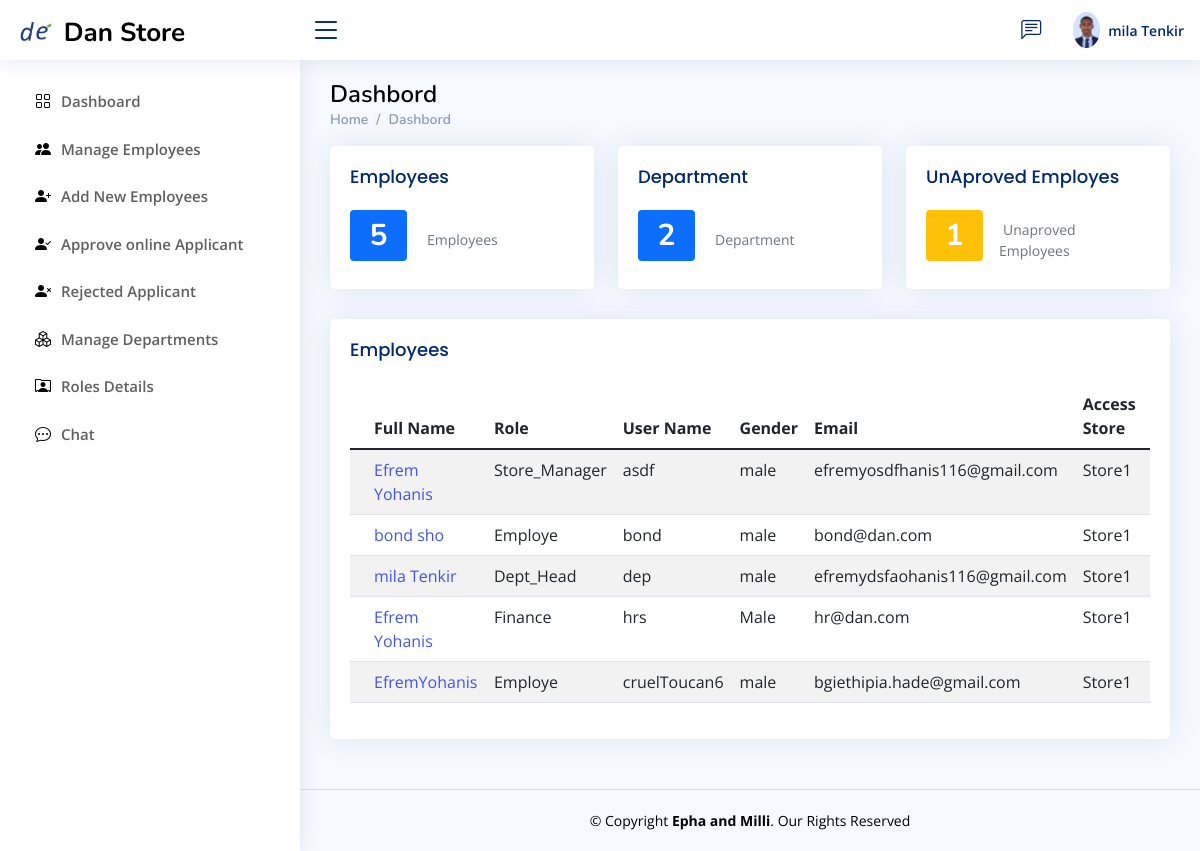
/Human_Resource/ (signed in), run on an earlier commit of the app's database.
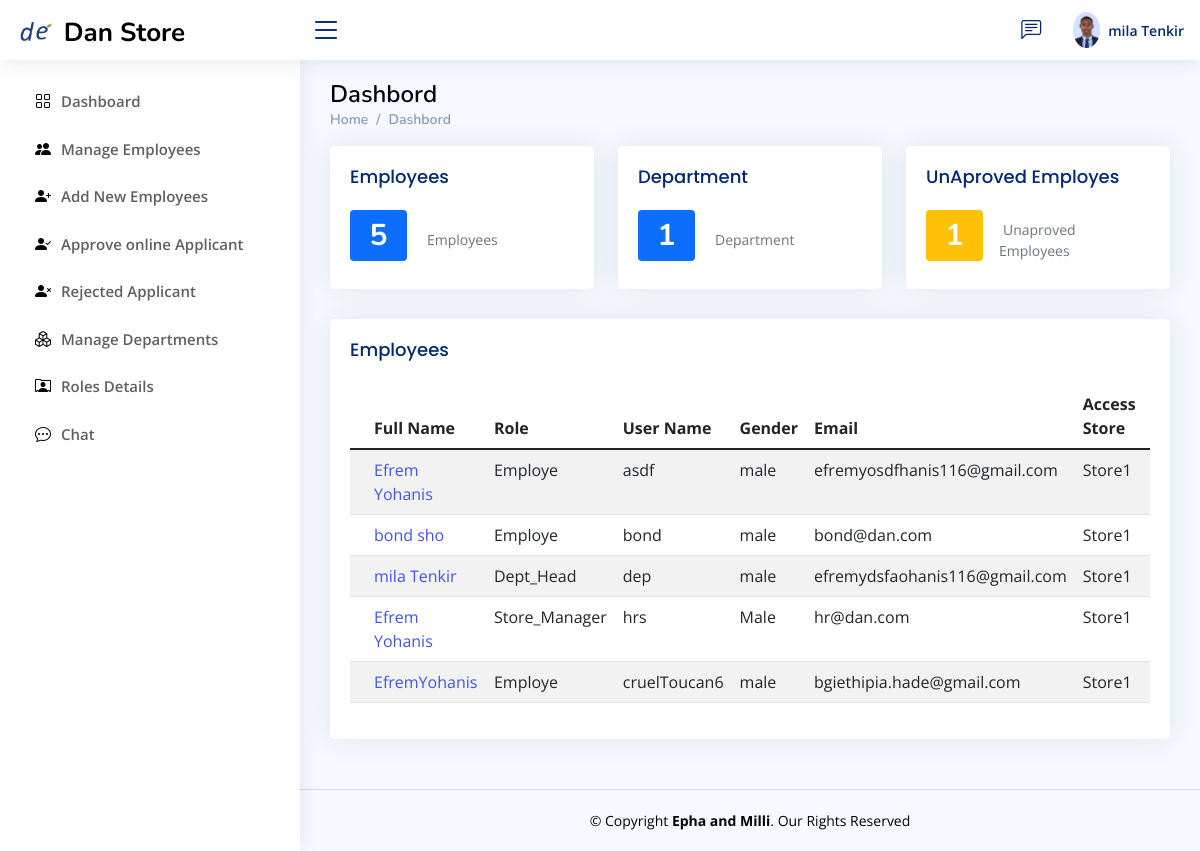
And on a later commit of the database.
### Store_manager/models.py (models this page shows, shortened)
class employ(models.Model):
    user=models.ForeignKey(User,null=True,blank=True,on_delete=models.CASCADE)
    role= models.CharField(max_length=200,null=True,blank=True)
    profile_pic=models.ImageField(null=True,blank=True, upload_to='Profile/')
    Full_Name=models.CharField(max_length=300, null=True)
    gender = models.CharField(max_length=20,null=True,blank=True)
    phone1 = models.CharField(max_length=200, null=True)
    phone2 = models.CharField(max_length=200, null=True)
    facebook = models.CharField(max_length=200, null=True,blank=True)
    telegram = models.CharField(max_length=200, null=True,blank=True)
    instagram = models.CharField(max_length=200, null=True,blank=True)
    about = models.TextField(max_length=500, null=True)
    address = models.CharField(max_length=200, null=True)
    inDepartment = models.CharField(max_length=300,null=True)
    date_created = models.DateTimeField(auto_now_add=True, null=True)
    Thechnologist =models.BooleanField(blank=True,null=True,default=False)
    accessStore=models.ForeignKey(allStore,null=True,blank=True,on_delete=models.CASCADE)
    Titel = models.CharField(max_length=20,null=True,blank=True)
    Filed_Study = models.CharField(max_length=20,null=True,blank=True)
    Collage = models.CharField(max_length=20,null=True,blank=True)
    grade=models.CharField(max_length=20,null=True,blank=True)
    Year_Graguation = models.DateField(null=True,blank=True)
    Document=models.FileField(null=True,blank=True,upload_to="File/Document")

class allStore(models.Model):
    storeName= models.CharField(max_length=300,null=False, blank=False)
    storeDescription = models.TextField(null=False,blank=False)
    storeKeeper = models.CharField(max_length=300,null=False,blank=False,default='TBA')
    storeLocation = models.TextField(null=False,blank=False)
    def __str__(self) -> str:
        return str(self.storeName)

### human_resource/views.py (the view)
# urls.py: path('',views.hr_dashboard,name="hr_dashboard"),
def hr_dashboard(request):
    users = User.objects.get(id=request.user.id)
    re_employ=employ.objects.get(user=users)
    admin = re_employ
    totall_NoEmp=employ.objects.all().count()
    totall_NoDep=department.objects.all().count()
    totall_NoRole=allRole.objects.all().count()
    allEmployees = employ.objects.all()
    allunAprove=unAproved_employees.objects.filter(cheek=None).count()
    context={
        'totall_NoEmp':totall_NoEmp,
        'totall_NoDep':totall_NoDep,
        'totall_NoRole':totall_NoRole,
        'allEmployees':allEmployees,
        'allunAprove':allunAprove,
        'admin':admin,
    }
    return render(request,'human_resource/index.html',context)

### Templates/human_resource/index.html (shortened to what the changed rows need)
{% extends 'human_resource/HR_base.html' %}
{% block hr %}
<main id="main" class="main">
    <div class="pagetitle">
      <h1 style="color: black">Dashbord</h1>
    </div>
    <section class="section">
      <div class="row">
        <div class="col-lg-12">
          <div class="row">
            <div class="col-xxl-4 col-xl-4 col-lg-4 col-md-6">
              <a href="{% url 'hr-manage-employee' %}">
              <div class="card info-card sales-card newshadow">
                <div class="card-body">
                  <div class="d-flex align-items-center">
                    <div
                      class="card-icon rounded-circle d-flex align-items-center justify-content-center"
                    >
                    <h1><span class="badge bg-primary">{{totall_NoEmp}}</span><h1></h1>
                    </div>
                  </div>
                </div>
              </div>
            </a>
            </div>
            <div class="col-xxl-4 col-xl-4 col-lg-4 col-md-6">
              <a href="{% url 'hr-department' %}">
              <div class="card info-card revenue-card newshadow">
                <div class="card-body">
                  <div class="d-flex align-items-center">
                    <div
                      class="card-icon rounded-circle d-flex align-items-center justify-content-center"
                    >
                    <h1><span class="badge bg-primary">{{totall_NoDep}}</span><h1></h1>
                </div>
                  </div>
                </div>
              </div>
            </a>
            </div>
            <div class="col-xxl-4 col-xl-4 col-lg-4">
              <a href="{% url 'hr-aprove-employe' %}">
              <div class="card info-card customers-card newshadow">
                <div class="card-body">
                  <div class="d-flex align-items-center">
                    <div
                      class="card-icon rounded-circle d-flex align-items-center justify-content-center"
                    >
                    <h1><span class="badge bg-warning">{{allunAprove}}</span></h1>
                </div>
                  </div>
                </div>
              </div>
               </a>
            </div>
          </div>
        </div>
      </div>
      <div class="col-12">
        <div class="card">
          <div class="card-body">
            <table class="table table-border table-striped datatable">
              <thead>
                <tr>
                  <th scope="col"></th>
                  <th scope="col">Full Name</th>
                  <th scope="col">Role</th>
                  <th scope="col">User Name</th>
                  <th scope="col">Gender</th>
                  <th scope="col">Email</th>
                  <th scope="col">Access Store</th>
                </tr>
              </thead>
              <tbody>
                {% for employee in allEmployees %}
              <tr>
                <td></td>
                <td><a href="{% url 'employe-ditel' employee.id  %}">{{employee.Full_Name}}</a></td>
                <td>{{employee.role}}</td>
                <td>{{employee.user}}</td>
                <td>{{employee.gender}}</td>
                <td>{{employee.user.email}}</td>
                <td>{{employee.accessStore}}</td>
              </tr>
              {% endfor %}
              </tbody>
            </table>
          </div>
        </div>
      </div>
    </section>
  </main>
{% endblock %}

What changed in the data, as far as the page shows it:
changed employ "asdf": role "Store_Manager" → "Employe"
changed employ "Male": role "Finance" → "Store_Manager"
Also different on the page:
{{ totall_NoDep }}: "2" → "1"
